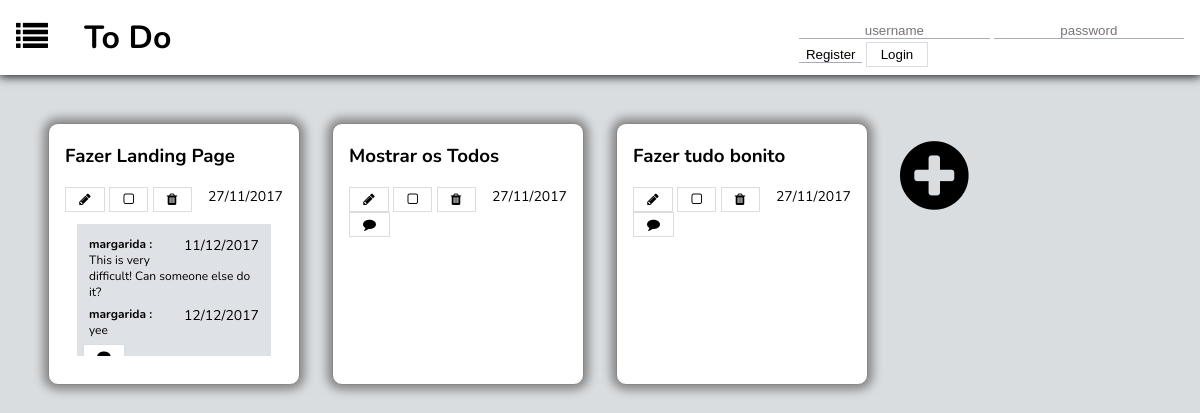
Page /list_page.php?list_id=1 on the committed database.
### tables this page shows
CREATE TABLE users (
	usr_id INTEGER PRIMARY KEY AUTOINCREMENT,
	usr_username VARCHAR UNIQUE,
	usr_name VARCHAR NOT NULL,
	usr_email VARCHAR NOT NULL,
	usr_image VARCHAR NOT NULL,
	usr_password VARCHAR NOT NULL
);

### list_page.php (called while the page is built, shortened)
<?php
	include_once('includes/init.php');
	include_once('database/list.php');
	$todos = getListTodos($_GET['list_id']);
	$comments = array();
	foreach ($todos as $todo) {
		$comments[$todo['todo_id']] = getTodoComments($todo['todo_id']);
	}
	include_once('templates/common/header_todos_list.php');
	include_once('templates/todos/show_todos.php');
	include_once('templates/common/footer.php');
?>

### database/list.php (called while the page is built, shortened)
<?php
	function getListTodos($list_id){
		global $dbh;
		$stmt = $dbh->prepare("SELECT todos.todo_id, todos.name, todos.limit_date, todos.done FROM todos, hasItems, lists
								WHERE lists.id = hasItems.list_id AND hasItems.todo_id = todos.todo_id AND lists.id = ?");
		$stmt->execute(array($list_id));
		return $stmt->fetchAll();
	}
	function getTodoComments($todo_id){
		global $dbh;
		$stmt = $dbh->prepare("SELECT users.usr_username, comments.date_written, comments.comment_text
								FROM comments, users WHERE todo_id = ? AND comments.usr_id = users.usr_id");
		$stmt->execute(array($todo_id));
		return $stmt->fetchAll();
	}
?>

### templates/todos/show_todos.php (the view, shortened to what this page needs)
<div id="todos_only">
	<?php foreach ($todos as $todo) { ?>
		<?php
		if($todo['done'] == 1)
			$check = 'check';
		else
			$check = 'not_check';
		?>
		<div id=<?= $todo['todo_id']?> class="todo_only <?= $check ?>">
			<h3><?= $todo['name']?></h3>
			<span><?= date_format(date_create($todo['limit_date']), "d/m/Y")?></span>
				<button name="Edit"><i class="fa fa-pencil" aria-hidden="true"></i></button>
			<?php if($todo['done'] == 1){?>
				<button name="Check"><i class="fa fa-check-square-o" aria-hidden="true"></i></button>
			<?php } else {?>
				<button name="Check"><i class="fa fa-square-o" aria-hidden="true"></i></button>
			<?php } ?>
				<button name="Remove"><i class="fa fa-1x fa-trash" aria-hidden="true"></i></button>
				<?php
					if(sizeof($comments[$todo['todo_id']]) > 0)
						$class = "comments";
					else
						$class = "no_comments";
				?>
				<div class=<?= $class ?>>
					<?php foreach($comments[$todo['todo_id']] as $comment){?>
						<div class="comment">
							<p><?=$comment['usr_username']?></p>
							<span><?=date_format(date_create($comment['date_written']), "d/m/Y")?></span>
							<p><?=$comment['comment_text']?></p>
						</div>
					<?php } ?>
					<button><i class="fa fa-comment" aria-hidden="true"></i></button>
				</div>
		</div>
	<?php } ?>
	<div id="ultimo">
		<a href="#"><i class="fa fa-plus-circle" aria-hidden="true"></i></a>
	</div>
</div>

### css/list_page.css (style rules this page uses)
body { background-color: #d9dde0; font-family: 'Nunito', sans-serif; margin: 0; }
a { text-decoration: none; color: black; }
button, input[type="Submit"] { padding: 0.3em 1em; background-color: white; border: 1px solid #d9dde0; color: black; }
#todos_only { margin: 2em; display: grid; grid-template-columns: 25% 25% 25% 25%; grid-template-rows: auto; }
#todos_only > * { display: inline-block; margin: 1em 1em; }
.todo_only { background-color: white; padding: 0 1em 1em 1em; margin: 0 auto; border: 1px solid #888888; border-radius: 10px; box-shadow: 0px 0px 10px 5px #888888; transition: transform 0.5s; }
.todo_only span { font-size: 14px; float: right; }
#ultimo a { font-size: 5em; max-width: 10em; }
.not_check { background-color: white; }
.comments { background-color: #dee1e5; margin: 1em; padding: 0.5em; font-size: 12px; overflow-y: auto; max-height: 10em; }
.no_comments { background-color: white; display: inline-block; }
.no_comments button { font-size: 13px; }
.comment { margin: 0.5em; }
.comment p { margin: 0; }
.comment p:first-child { font-weight: bold; display: inline-block; }
.comment p:first-child:after { content: " :"; }

### rows in the picture
users: usr_username "margarida", date_written "11/12/2017", comment_text "This is very difficult! Can someone else do it?", date_written "12/12/2017", comment_text "yee"

### other values in the picture
$todo['name'] "Fazer Landing Page"
date_format(date_create($todo['limit_date']), "d/m/Y") "27/11/2017"
$todo['name'] "Mostrar os Todos"
$todo['name'] "Fazer tudo bonito"
